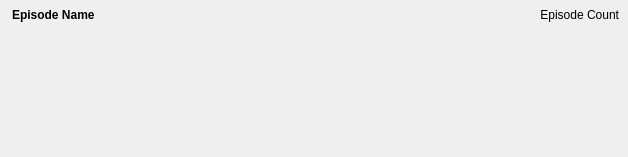
<?xml version="1.0" encoding="UTF-8"?>
<ui version="4.0">
 <class>ItemWidgetShow</class>
 <widget class="QWidget" name="ItemWidgetShow">
  <property name="geometry">
   <rect>
    <x>0</x>
    <y>0</y>
    <width>628</width>
    <height>157</height>
   </rect>
  </property>
  <property name="windowTitle">
   <string>Form</string>
  </property>
  <layout class="QVBoxLayout" name="verticalLayout">
   <property name="spacing">
    <number>3</number>
   </property>
   <property name="leftMargin">
    <number>0</number>
   </property>
   <property name="topMargin">
    <number>0</number>
   </property>
   <property name="rightMargin">
    <number>0</number>
   </property>
   <property name="bottomMargin">
    <number>0</number>
   </property>
   <item>
    <widget class="QWidget" name="widget" native="true">
     <layout class="QVBoxLayout" name="verticalLayout_2" stretch="1,0">
      <property name="spacing">
       <number>3</number>
      </property>
      <property name="leftMargin">
       <number>12</number>
      </property>
      <property name="topMargin">
       <number>8</number>
      </property>
      <property name="bottomMargin">
       <number>8</number>
      </property>
      <item>
       <layout class="QHBoxLayout" name="horizontalLayout_2">
        <item>
         <widget class="QLabel" name="title">
          <property name="font">
           <font>
            <weight>75</weight>
            <bold>true</bold>
           </font>
          </property>
          <property name="text">
           <string>Episode Name</string>
          </property>
          <property name="alignment">
           <set>Qt::AlignLeading|Qt::AlignLeft|Qt::AlignTop</set>
          </property>
         </widget>
        </item>
        <item>
         <widget class="QLabel" name="episodes">
          <property name="text">
           <string>Episode Count</string>
          </property>
          <property name="alignment">
           <set>Qt::AlignRight|Qt::AlignTop|Qt::AlignTrailing</set>
          </property>
         </widget>
        </item>
       </layout>
      </item>
      <item>
       <layout class="QHBoxLayout" name="horizontalLayout">
        <item>
         <widget class="QLabel" name="iconPoster">
          <property name="minimumSize">
           <size>
            <width>12</width>
            <height>12</height>
           </size>
          </property>
          <property name="maximumSize">
           <size>
            <width>12</width>
            <height>12</height>
           </size>
          </property>
          <property name="toolTip">
           <string>Poster</string>
          </property>
          <property name="text">
           <string/>
          </property>
          <property name="pixmap">
           <pixmap resource="../MediaElch.qrc">:/mediaStatus/poster/green</pixmap>
          </property>
          <property name="iconGreen" stdset="0">
           <pixmap resource="../MediaElch.qrc">:/mediaStatus/poster/green</pixmap>
          </property>
          <property name="iconRed" stdset="0">
           <pixmap resource="../MediaElch.qrc">:/mediaStatus/poster/red</pixmap>
          </property>
         </widget>
        </item>
        <item>
         <widget class="QLabel" name="iconFanart">
          <property name="minimumSize">
           <size>
            <width>12</width>
            <height>12</height>
           </size>
          </property>
          <property name="maximumSize">
           <size>
            <width>12</width>
            <height>12</height>
           </size>
          </property>
          <property name="text">
           <string/>
          </property>
          <property name="pixmap">
           <pixmap resource="../MediaElch.qrc">:/mediaStatus/fanart/green</pixmap>
          </property>
          <property name="iconGreen" stdset="0">
           <pixmap resource="../MediaElch.qrc">:/mediaStatus/fanart/green</pixmap>
          </property>
          <property name="iconRed" stdset="0">
           <pixmap resource="../MediaElch.qrc">:/mediaStatus/fanart/red</pixmap>
          </property>
         </widget>
        </item>
        <item>
         <widget class="QLabel" name="iconExtraFanarts">
          <property name="minimumSize">
           <size>
            <width>12</width>
            <height>12</height>
           </size>
          </property>
          <property name="maximumSize">
           <size>
            <width>12</width>
            <height>12</height>
           </size>
          </property>
          <property name="text">
           <string/>
          </property>
          <property name="pixmap">
           <pixmap resource="../MediaElch.qrc">:/mediaStatus/extraFanarts/green</pixmap>
          </property>
          <property name="iconGreen" stdset="0">
           <pixmap resource="../MediaElch.qrc">:/mediaStatus/extraFanarts/green</pixmap>
          </property>
          <property name="iconRed" stdset="0">
           <pixmap resource="../MediaElch.qrc">:/mediaStatus/extraFanarts/red</pixmap>
          </property>
         </widget>
        </item>
        <item>
         <widget class="QLabel" name="iconThumb">
          <property name="minimumSize">
           <size>
            <width>12</width>
            <height>12</height>
           </size>
          </property>
          <property name="maximumSize">
           <size>
            <width>12</width>
            <height>12</height>
           </size>
          </property>
          <property name="text">
           <string/>
          </property>
          <property name="pixmap">
           <pixmap resource="../MediaElch.qrc">:/mediaStatus/thumb/green</pixmap>
          </property>
          <property name="iconGreen" stdset="0">
           <pixmap resource="../MediaElch.qrc">:/mediaStatus/thumb/green</pixmap>
          </property>
          <property name="iconRed" stdset="0">
           <pixmap resource="../MediaElch.qrc">:/mediaStatus/thumb/red</pixmap>
          </property>
         </widget>
        </item>
        <item>
         <widget class="QLabel" name="iconLogo">
          <property name="minimumSize">
           <size>
            <width>12</width>
            <height>12</height>
           </size>
          </property>
          <property name="maximumSize">
           <size>
            <width>12</width>
            <height>12</height>
           </size>
          </property>
          <property name="text">
           <string/>
          </property>
          <property name="pixmap">
           <pixmap resource="../MediaElch.qrc">:/mediaStatus/logo/green</pixmap>
          </property>
          <property name="iconGreen" stdset="0">
           <pixmap resource="../MediaElch.qrc">:/mediaStatus/logo/green</pixmap>
          </property>
          <property name="iconRed" stdset="0">
           <pixmap resource="../MediaElch.qrc">:/mediaStatus/logo/red</pixmap>
          </property>
         </widget>
        </item>
        <item>
         <widget class="QLabel" name="iconClearArt">
          <property name="minimumSize">
           <size>
            <width>12</width>
            <height>12</height>
           </size>
          </property>
          <property name="maximumSize">
           <size>
            <width>12</width>
            <height>12</height>
           </size>
          </property>
          <property name="text">
           <string/>
          </property>
          <property name="pixmap">
           <pixmap resource="../MediaElch.qrc">:/mediaStatus/clearart/green</pixmap>
          </property>
          <property name="iconGreen" stdset="0">
           <pixmap resource="../MediaElch.qrc">:/mediaStatus/clearart/green</pixmap>
          </property>
          <property name="iconRed" stdset="0">
           <pixmap resource="../MediaElch.qrc">:/mediaStatus/clearart/red</pixmap>
          </property>
         </widget>
        </item>
        <item>
         <widget class="QLabel" name="iconCharacterArt">
          <property name="minimumSize">
           <size>
            <width>12</width>
            <height>12</height>
           </size>
          </property>
          <property name="maximumSize">
           <size>
            <width>12</width>
            <height>12</height>
           </size>
          </property>
          <property name="text">
           <string/>
          </property>
          <property name="pixmap">
           <pixmap resource="../MediaElch.qrc">:/mediaStatus/actors/green</pixmap>
          </property>
          <property name="iconGreen" stdset="0">
           <pixmap resource="../MediaElch.qrc">:/mediaStatus/actors/green</pixmap>
          </property>
          <property name="iconRed" stdset="0">
           <pixmap resource="../MediaElch.qrc">:/mediaStatus/actors/red</pixmap>
          </property>
         </widget>
        </item>
        <item>
         <widget class="QLabel" name="iconBanner">
          <property name="minimumSize">
           <size>
            <width>12</width>
            <height>12</height>
           </size>
          </property>
          <property name="maximumSize">
           <size>
            <width>12</width>
            <height>12</height>
           </size>
          </property>
          <property name="text">
           <string/>
          </property>
          <property name="pixmap">
           <pixmap resource="../MediaElch.qrc">:/mediaStatus/banner/green</pixmap>
          </property>
          <property name="iconGreen" stdset="0">
           <pixmap resource="../MediaElch.qrc">:/mediaStatus/banner/green</pixmap>
          </property>
          <property name="iconRed" stdset="0">
           <pixmap resource="../MediaElch.qrc">:/mediaStatus/banner/red</pixmap>
          </property>
         </widget>
        </item>
        <item>
         <spacer name="spacer2">
          <property name="orientation">
           <enum>Qt::Horizontal</enum>
          </property>
          <property name="sizeHint" stdset="0">
           <size>
            <width>40</width>
            <height>20</height>
           </size>
          </property>
         </spacer>
        </item>
        <item>
         <widget class="QLabel" name="iconMissing">
          <property name="minimumSize">
           <size>
            <width>16</width>
            <height>16</height>
           </size>
          </property>
          <property name="maximumSize">
           <size>
            <width>16</width>
            <height>16</height>
           </size>
          </property>
          <property name="text">
           <string/>
          </property>
          <property name="pixmap">
           <pixmap resource="../MediaElch.qrc">:/img/missing.png</pixmap>
          </property>
         </widget>
        </item>
        <item>
         <widget class="QLabel" name="iconNew">
          <property name="minimumSize">
           <size>
            <width>16</width>
            <height>16</height>
           </size>
          </property>
          <property name="maximumSize">
           <size>
            <width>16</width>
            <height>16</height>
           </size>
          </property>
          <property name="toolTip">
           <string>new</string>
          </property>
          <property name="pixmap">
           <pixmap resource="../MediaElch.qrc">:/img/star_blue.png</pixmap>
          </property>
         </widget>
        </item>
        <item>
         <widget class="QLabel" name="iconSync">
          <property name="minimumSize">
           <size>
            <width>16</width>
            <height>16</height>
           </size>
          </property>
          <property name="maximumSize">
           <size>
            <width>16</width>
            <height>16</height>
           </size>
          </property>
          <property name="toolTip">
           <string>Synchronization needed</string>
          </property>
          <property name="text">
           <string/>
          </property>
          <property name="pixmap">
           <pixmap resource="../MediaElch.qrc">:/img/reload_orange.png</pixmap>
          </property>
         </widget>
        </item>
       </layout>
      </item>
     </layout>
    </widget>
   </item>
  </layout>
 </widget>
 <resources>
  <include location="../MediaElch.qrc"/>
 </resources>
 <connections/>
</ui>
